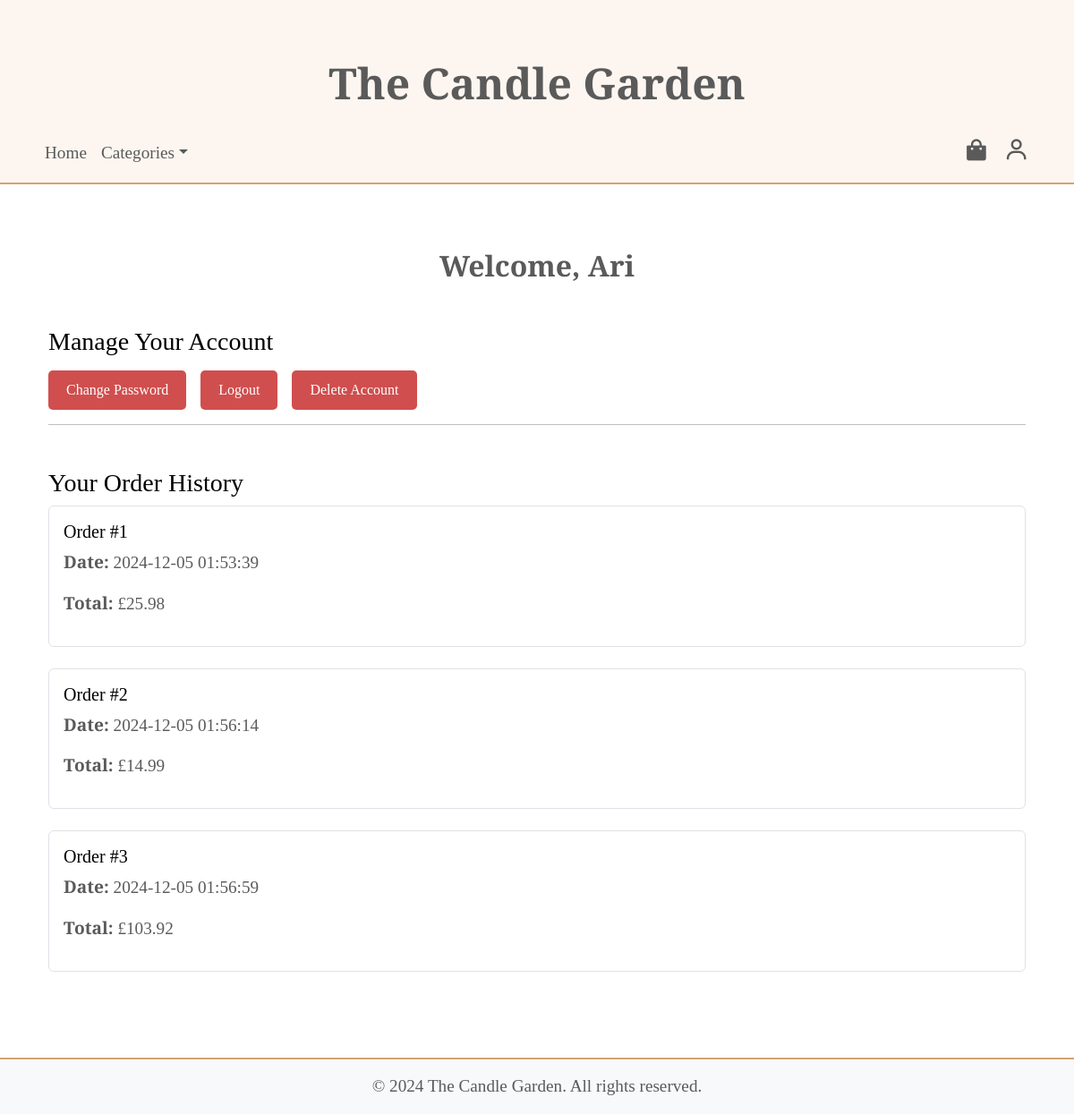
Page /account (signed in) on the earlier database version.
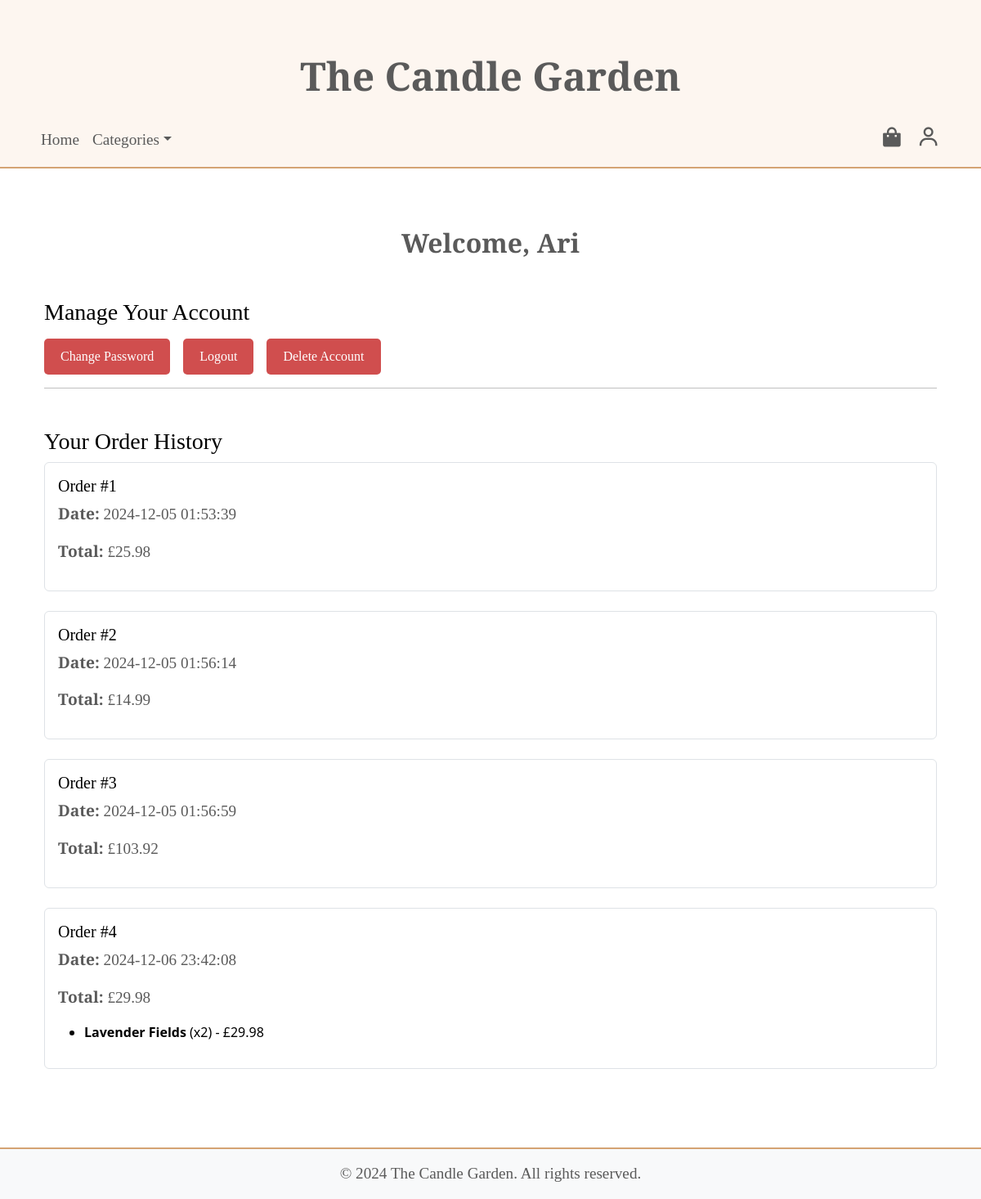
Same page on the later database version.
### app/models.py (models this page shows, shortened)
class Order(db.Model):
    id = db.Column(db.Integer, primary_key=True)
    user_id = db.Column(db.Integer, db.ForeignKey('user.id'), nullable=False)
    order_date = db.Column(db.DateTime, nullable=False, default=db.func.current_timestamp())
    total_price = db.Column(db.Float, nullable=False, default=0.0)
    user = db.relationship('User', back_populates='orders')
    items = db.relationship('OrderItem', back_populates='order', cascade='all, delete-orphan')  # Use OrderItem for association

class OrderItem(db.Model):
    id = db.Column(db.Integer, primary_key=True)
    order_id = db.Column(db.Integer, db.ForeignKey('order.id'), nullable=False)
    candle_id = db.Column(db.Integer, db.ForeignKey('candle.id'), nullable=False)
    quantity = db.Column(db.Integer, nullable=False, default=1)
    candle = db.relationship('Candle')
    order = db.relationship('Order', back_populates='items')

class Candle(db.Model):
    id = db.Column(db.Integer, primary_key=True)
    name = db.Column(db.String(100), nullable=False, unique=True)
    description = db.Column(db.Text, nullable=True)
    price = db.Column(db.Float, nullable=False)
    stock = db.Column(db.Integer, nullable=False, default=0)
    image_filename = db.Column(db.String(255), nullable=True)
    categories = db.relationship('Category', secondary=candle_category, back_populates='candles')
    baskets = db.relationship('Basket', secondary=basket_candle, back_populates='candles')
    orders = db.relationship('OrderItem', back_populates='candle')

### app/views.py (the view)
@app.route('/account')
def account():
    form = DeleteAccountForm()
    return render_template('account.html', form=form)

### app/__init__.py (called while the page is built)
@login_manager.user_loader
def load_user(user_id):
    from app.models import User
    return User.query.get(int(user_id))

### app/views.py (called while the page is built)
@app.context_processor
def inject_categories():
    categories = Category.query.all()
    return dict(categories=categories)

### app/templates/account.html (shortened to what this page needs)
{% extends "base.html" %}
{% block content %}
<div class="container py-5">
    {% if current_user.is_authenticated %}
    <h2 class="text-center">Welcome, {{ current_user.username }}</h2>
    <div class="mt-5">
        <h3>Manage Your Account</h3>
        <div class="d-flex flex-column flex-md-row justify-content-start gap-3 mt-3">
            <a href="{{ url_for('change_password') }}" class="account-btn">Change Password</a>
            <a href="{{ url_for('logout') }}" class="account-btn">Logout</a>
            <form action="{{ url_for('delete_account') }}" method="POST" style="display: inline;">
                <button type="submit" class="account-btn">Delete Account</button>
            </form>
        </div>
    </div>
    <hr>
    <div class="mt-5">
        <h3>Your Order History</h3>
        {% if current_user.orders %}
        <div class="order-history">
            {% for order in current_user.orders %}
            <div class="order mb-4 p-3 border rounded">
                <h5>Order #{{ order.id }}</h5>
                <p><strong>Date:</strong> {{ order.order_date.strftime('%Y-%m-%d %H:%M:%S') }}</p>
                <p><strong>Total:</strong> £{{ "%.2f"|format(order.total_price) }}</p>
                <ul>
                    {% for item in order.items %}
                    <li>
                        <strong>{{ item.candle.name }}</strong> (x{{ item.quantity }})
                        - £{{ "%.2f"|format(item.candle.price * item.quantity) }}
                    </li>
                    {% endfor %}
                </ul>
            </div>
            {% endfor %}
        </div>
        {% else %}
        <p>No orders yet. Start shopping now!</p>
        {% endif %}
    </div>
    {% endif %}
</div>
{% endblock %}

Differences in the rows shown:
added Order: id "4", order_date "2024-12-06 23:42:08", total_price "29.98"
added OrderItem: candle.name "Lavender Fields", quantity "2"
now on this page (row edited): Candle: item.candle.price*item.quantity "29.98"
